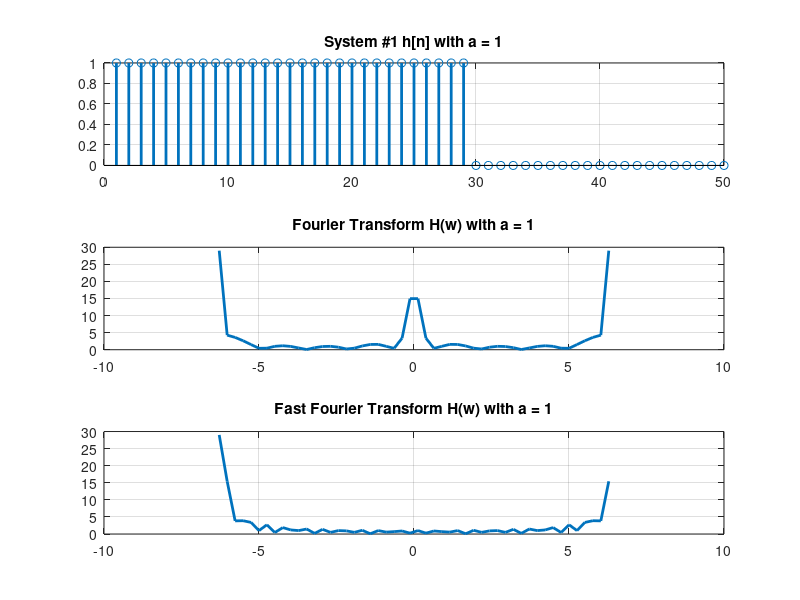
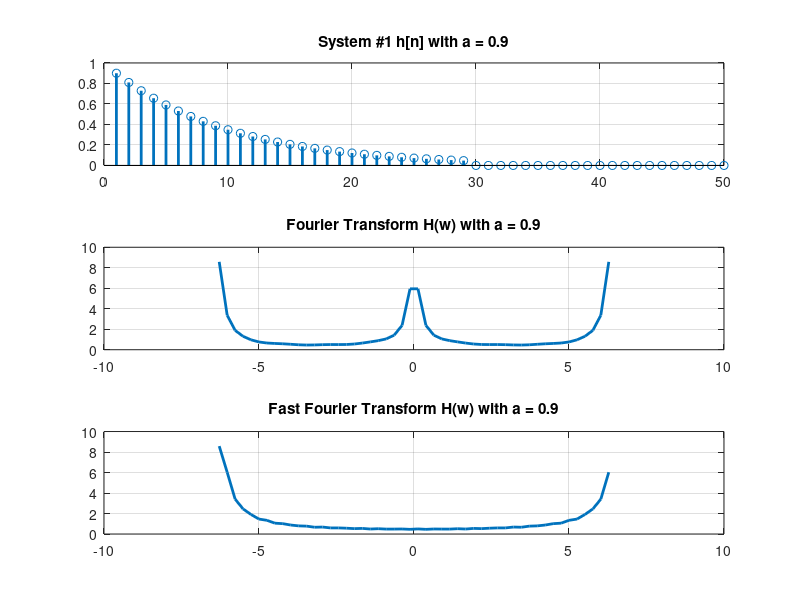
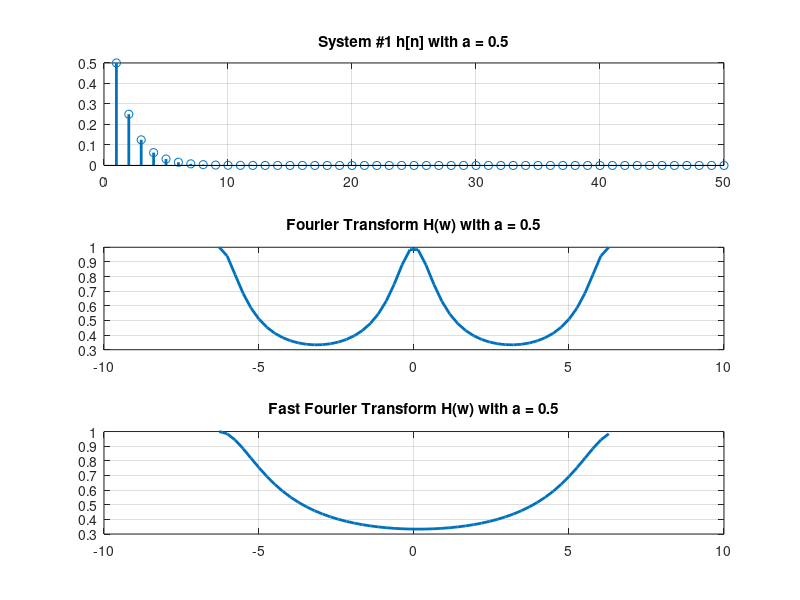
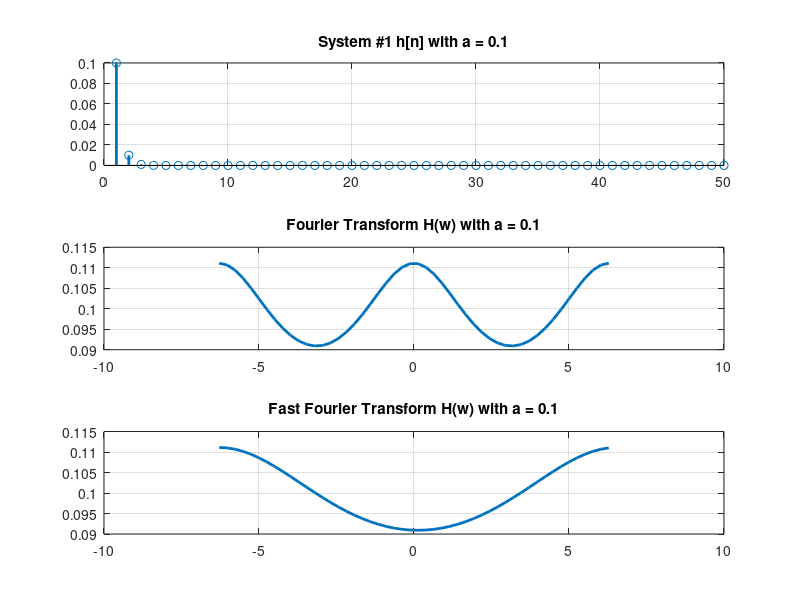

Write MATLAB code to recreate these figures, in order. (Note: this script raises an error after producing the figures.)
%% DSP Lab Assignment #4

%% Task #1

for m = 1:4
    
    switch(m)
        case 1
            a = 1.0;
        case 2
            a = 0.9;
        case 3
            a = 0.5;
        case 4
            a = 0.1;
    end

    n = 1:50;
    w = -2*pi:4*pi/(length(n)-1):2*pi;
    
    u0 = n>=0;
    u30 = n>=30;
    h(n) = (a.^n).*(u0-u30);

    H(n) = (h(n)*(exp(-1i*w'*n))');
    H_ = fft(h);

    figure
    subplot(311), stem(n,real(h),'Linewidth',2), title(['System #1 h[n] with a = ' num2str(a)]), grid on;
    subplot(312), plot(w,abs(H),'Linewidth',2), title(['Fourier Transform H(w) with a = ' num2str(a)]), grid on;
    subplot(313), plot(w,abs(H_),'Linewidth',2), title(['Fast Fourier Transform H(w) with a = ' num2str(a)]), grid on;

end

%% Task #2

for m = 1:4
    
    switch(m)
        case 1
            a = 1.0;
        case 2
            a = 0.9;
        case 3
            a = 0.5;
        case 4
            a = 0.1;
    end

    n = 1:50;
    w = -2*pi:4*pi/(length(n)-1):2*pi;
    
    u0 = n>=0;
    u30 = n>=30;
    h(n) = (a.^n)+(1j.*((a/10).^n)).*(u0-u30);

    H(n) = (h(n)*(exp(-1i*w'*n))');
    H_ = fft(h);

    figure
    subplot(311), stem(n,real(h),'Linewidth',2), title(['System #2 h[n] with a = ' num2str(a)]), grid on;
    subplot(312), plot(w,abs(H),'Linewidth',2), title(['Fourier Transform Magnitude |H(w)| with a = ' num2str(a)]), grid on;
    subplot(313), plot(w,angle(H),'Linewidth',2), title(['Fourier Transform Phase <H(w) with a = ' num2str(a)]), grid on;
    
end

%% Task #3

[s,Fs] = audioread('almostcaught.wav');
sound(s,Fs);

n = 1:length(s);
delF = Fs/length(s);
f = -Fs/2:delF:Fs/2-delF;

S = fftshift(fft(s));

figure
subplot(311), stem(n,real(s),'Linewidth',2), title('Audio Signal s[n]'), grid on;
subplot(312), plot(f,abs(S),'Linewidth',2), title('Fourier Transform Magnitude |S(f)|'), grid on;
subplot(313), plot(f,angle(S),'Linewidth',2), title('Fourier Transform Phase <S(f)'), grid on;

%% Credits
% 
%  Muhammad Abdullah (2015-EE-166)
%  